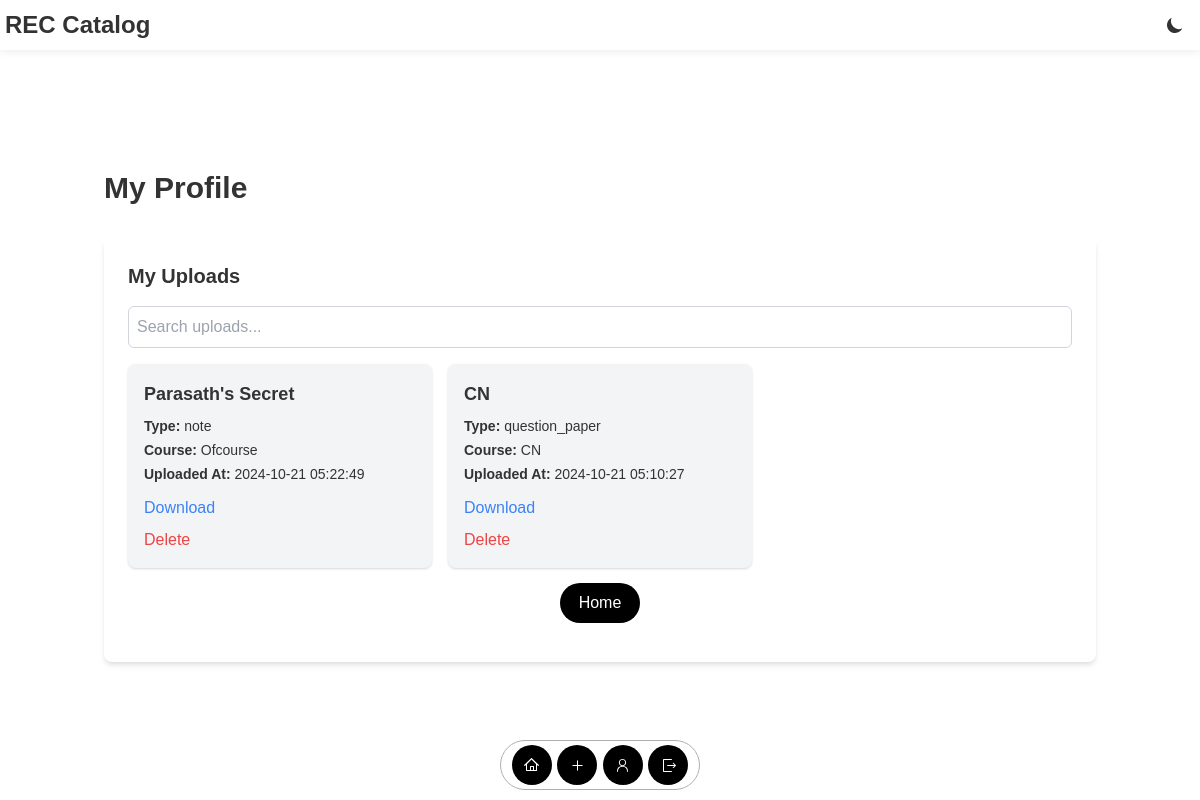
The app's page /pages/profile.php (signed in) with its own data.
### tables this page shows
CREATE TABLE `uploads` (
  `id` int(11) NOT NULL,
  `student_id` int(11) NOT NULL,
  `title` varchar(255) NOT NULL,
  `type` enum('note','question_paper') NOT NULL,
  `course` varchar(100) DEFAULT NULL,
  `file_path` varchar(255) NOT NULL,
  `uploaded_at` timestamp NOT NULL DEFAULT current_timestamp()
);

### pages/profile.php (the view, shortened to what this page needs)
<?php
include '../config/database.php';
$student_id = $_SESSION['student_id'];
$sql = "SELECT * FROM uploads WHERE student_id = :student_id ORDER BY uploaded_at DESC";
$stmt = $pdo->prepare($sql);
$stmt->execute(['student_id' => $student_id]);
$my_uploads = $stmt->fetchAll();
$theme = isset($_COOKIE['theme']) ? $_COOKIE['theme'] : 'light';
?>
<!DOCTYPE html>
<html lang="en" data-theme="<?php echo $theme; ?>">
<head>
    <link href="https://cdn.jsdelivr.net/npm/tailwindcss@2.2.19/dist/tailwind.min.css" rel="stylesheet">
</head>
<body class="min-h-screen">
    <?php include '../partials/header.php' ?>
    <?php include '../partials/menu.php'; ?>
    <main class="container mx-auto px-4 pt-24 pb-8">
        <h2 class="text-3xl font-bold mb-8">My Profile</h2>
        <div class="bg-white dark:bg-gray-800 shadow-md rounded-lg p-6 mb-8">
            <h3 class="text-xl font-semibold mb-4">My Uploads</h3>
            <input type="text" id="search" placeholder="Search uploads..." class="mb-4 p-2 w-full border border-gray-300 rounded-md" onkeyup="filterUploads()">
            <div id="uploadsContainer" class="grid grid-cols-1 md:grid-cols-2 lg:grid-cols-3 gap-4">
                <?php foreach ($my_uploads as $upload): ?>
                    <div class="bg-gray-100 dark:bg-gray-700 p-4 rounded-lg shadow">
                        <h4 class="text-lg font-semibold mb-2"><?= htmlspecialchars($upload['title']) ?></h4>
                        <p class="text-sm mb-1"><strong>Type:</strong> <?= htmlspecialchars($upload['type']) ?></p>
                        <p class="text-sm mb-1"><strong>Course:</strong> <?= htmlspecialchars($upload['course']) ?></p>
                        <p class="text-sm mb-3"><strong>Uploaded At:</strong> <?= htmlspecialchars($upload['uploaded_at']) ?></p>
                        <a href="<?= htmlspecialchars($upload['file_path']) ?>" download class="text-blue-500 hover:underline">Download</a>
                        <form method="POST" onsubmit="return confirm('Are you sure you want to delete this upload?');" class="mt-2">
                            <button type="submit" class="text-red-500 hover:text-red-700">Delete</button>
                        </form>
                    </div>
                <?php endforeach; ?>
            </div>
            <div class="profile-back-button-container">
                <a href="./index.php" type="button">
                    <span>Home</span>
                </a>
            </div>
        </div>
    </main>
</body>
</html>

### css/styles.css (style rules this page uses)
:root { --bg-color: #ffffff; --text-color: #333333; --input-bg: #f0f0f0; --input-border: #cccccc; --button-bg: #4CAF50; --button-text: #ffffff; --link-color: #2196F3; --error-color: #f44336; --success-color: #4CAF50; }
body { font-family: Arial, sans-serif; background-color: var(--bg-color); color: var(--text-color); display: flex; justify-content: center; align-items: center; height: 100vh; margin: 0; transition: background-color 0.3s, color 0.3s; }

### pages/profile.php (style rules this page uses)
:root { --bg-color: #ffffff; --text-color: #333333; }
body { background-color: var(--bg-color); color: var(--text-color); transition: background-color 0.3s, color 0.3s; }
.profile-back-button-container { display: flex; justify-content: center; align-items: center; height: 70px; }
.profile-back-button-container a { display: flex; justify-content: center; align-items: center; text-decoration: none; width: 80px; height: 40px; background-color: #000; color: #fff; border-radius: 25px; }

### records on screen
uploads: title "Parasath's Secret", type "note", course "Ofcourse", uploaded_at "2024-10-21 05:22:49"
uploads: title "CN", type "question_paper", course "CN", uploaded_at "2024-10-21 05:10:27"
